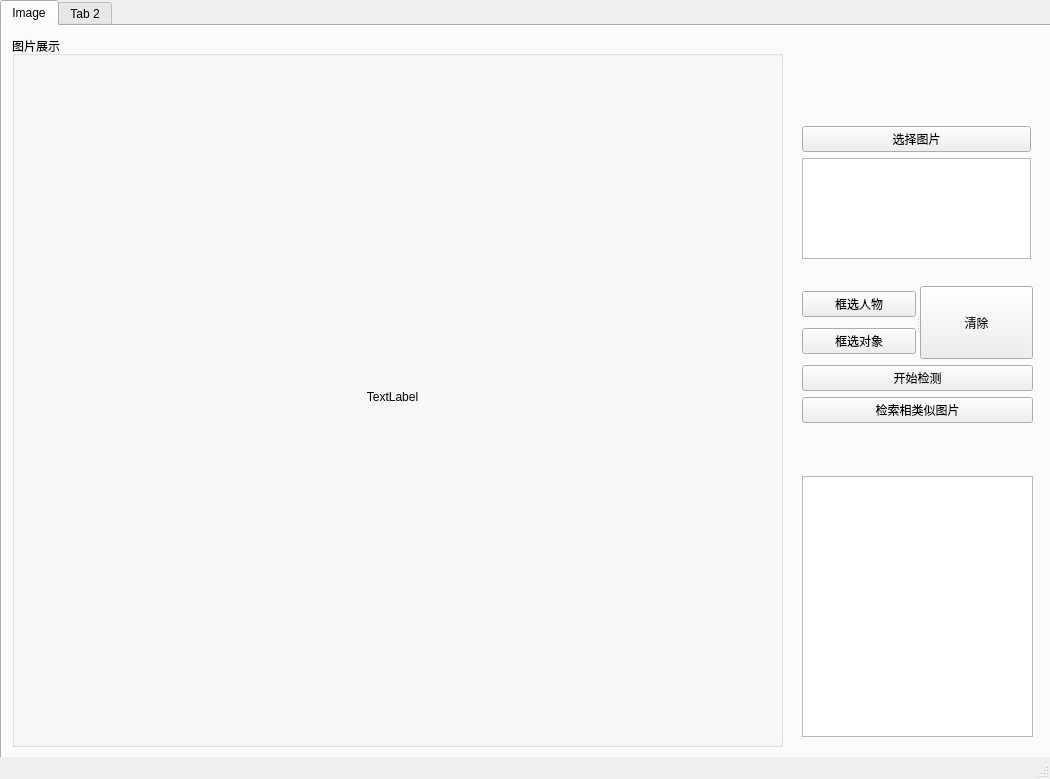
<?xml version="1.0" encoding="UTF-8"?>
<ui version="4.0">
 <class>MainWindow</class>
 <widget class="QMainWindow" name="MainWindow">
  <property name="geometry">
   <rect>
    <x>0</x>
    <y>0</y>
    <width>1050</width>
    <height>779</height>
   </rect>
  </property>
  <property name="sizePolicy">
   <sizepolicy hsizetype="Expanding" vsizetype="Expanding">
    <horstretch>0</horstretch>
    <verstretch>0</verstretch>
   </sizepolicy>
  </property>
  <property name="windowTitle">
   <string>MainWindow</string>
  </property>
  <property name="autoFillBackground">
   <bool>false</bool>
  </property>
  <widget class="QWidget" name="centralwidget">
   <widget class="QTabWidget" name="tabWidget">
    <property name="geometry">
     <rect>
      <x>0</x>
      <y>0</y>
      <width>1051</width>
      <height>781</height>
     </rect>
    </property>
    <property name="currentIndex">
     <number>0</number>
    </property>
    <widget class="QWidget" name="tab">
     <attribute name="title">
      <string>Image</string>
     </attribute>
     <widget class="QGroupBox" name="groupBox">
      <property name="geometry">
       <rect>
        <x>10</x>
        <y>10</y>
        <width>771</width>
        <height>711</height>
       </rect>
      </property>
      <property name="title">
       <string>图片展示</string>
      </property>
      <widget class="QLabel" name="label">
       <property name="geometry">
        <rect>
         <x>20</x>
         <y>30</y>
         <width>721</width>
         <height>661</height>
        </rect>
       </property>
       <property name="text">
        <string>TextLabel</string>
       </property>
       <property name="scaledContents">
        <bool>true</bool>
       </property>
       <property name="alignment">
        <set>Qt::AlignCenter</set>
       </property>
      </widget>
     </widget>
     <widget class="QTextBrowser" name="textBrowser">
      <property name="geometry">
       <rect>
        <x>800</x>
        <y>450</y>
        <width>231</width>
        <height>261</height>
       </rect>
      </property>
     </widget>
     <widget class="QWidget" name="layoutWidget">
      <property name="geometry">
       <rect>
        <x>800</x>
        <y>100</y>
        <width>229</width>
        <height>133</height>
       </rect>
      </property>
      <layout class="QVBoxLayout" name="verticalLayout_2">
       <item>
        <widget class="QPushButton" name="pushButton">
         <property name="text">
          <string>选择图片</string>
         </property>
        </widget>
       </item>
       <item>
        <layout class="QVBoxLayout" name="verticalLayout"/>
       </item>
       <item>
        <widget class="QTextBrowser" name="textBrowser_2">
         <property name="enabled">
          <bool>true</bool>
         </property>
        </widget>
       </item>
      </layout>
     </widget>
     <widget class="QWidget" name="layoutWidget">
      <property name="geometry">
       <rect>
        <x>800</x>
        <y>260</y>
        <width>231</width>
        <height>137</height>
       </rect>
      </property>
      <layout class="QVBoxLayout" name="verticalLayout_4">
       <item>
        <widget class="QSplitter" name="splitter">
         <property name="orientation">
          <enum>Qt::Horizontal</enum>
         </property>
         <widget class="QWidget" name="layoutWidget">
          <layout class="QVBoxLayout" name="verticalLayout_3">
           <item>
            <widget class="QPushButton" name="pushButton_3">
             <property name="text">
              <string>框选人物</string>
             </property>
            </widget>
           </item>
           <item>
            <widget class="QPushButton" name="pushButton_5">
             <property name="text">
              <string>框选对象</string>
             </property>
            </widget>
           </item>
          </layout>
         </widget>
         <widget class="QPushButton" name="pushButton_4">
          <property name="text">
           <string>清除</string>
          </property>
         </widget>
        </widget>
       </item>
       <item>
        <widget class="QPushButton" name="pushButton_2">
         <property name="text">
          <string>开始检测</string>
         </property>
        </widget>
       </item>
       <item>
        <widget class="QPushButton" name="pushButton_6">
         <property name="text">
          <string>检索相类似图片</string>
         </property>
        </widget>
       </item>
      </layout>
     </widget>
    </widget>
    <widget class="QWidget" name="tab_2">
     <attribute name="title">
      <string>Tab 2</string>
     </attribute>
    </widget>
   </widget>
  </widget>
  <widget class="QStatusBar" name="statusbar"/>
 </widget>
 <resources/>
 <connections/>
</ui>
